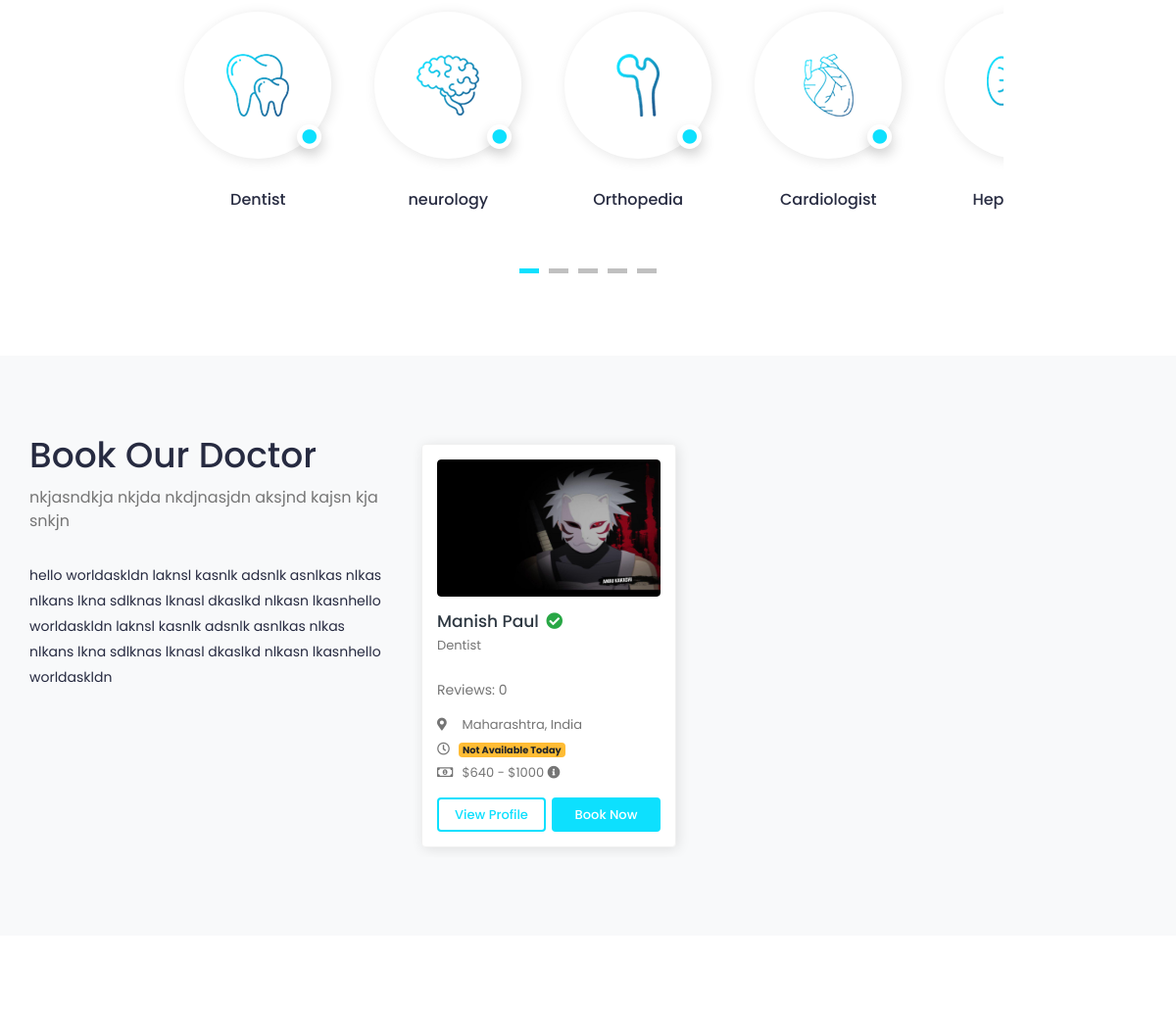
The app's page / (middle part), older data.
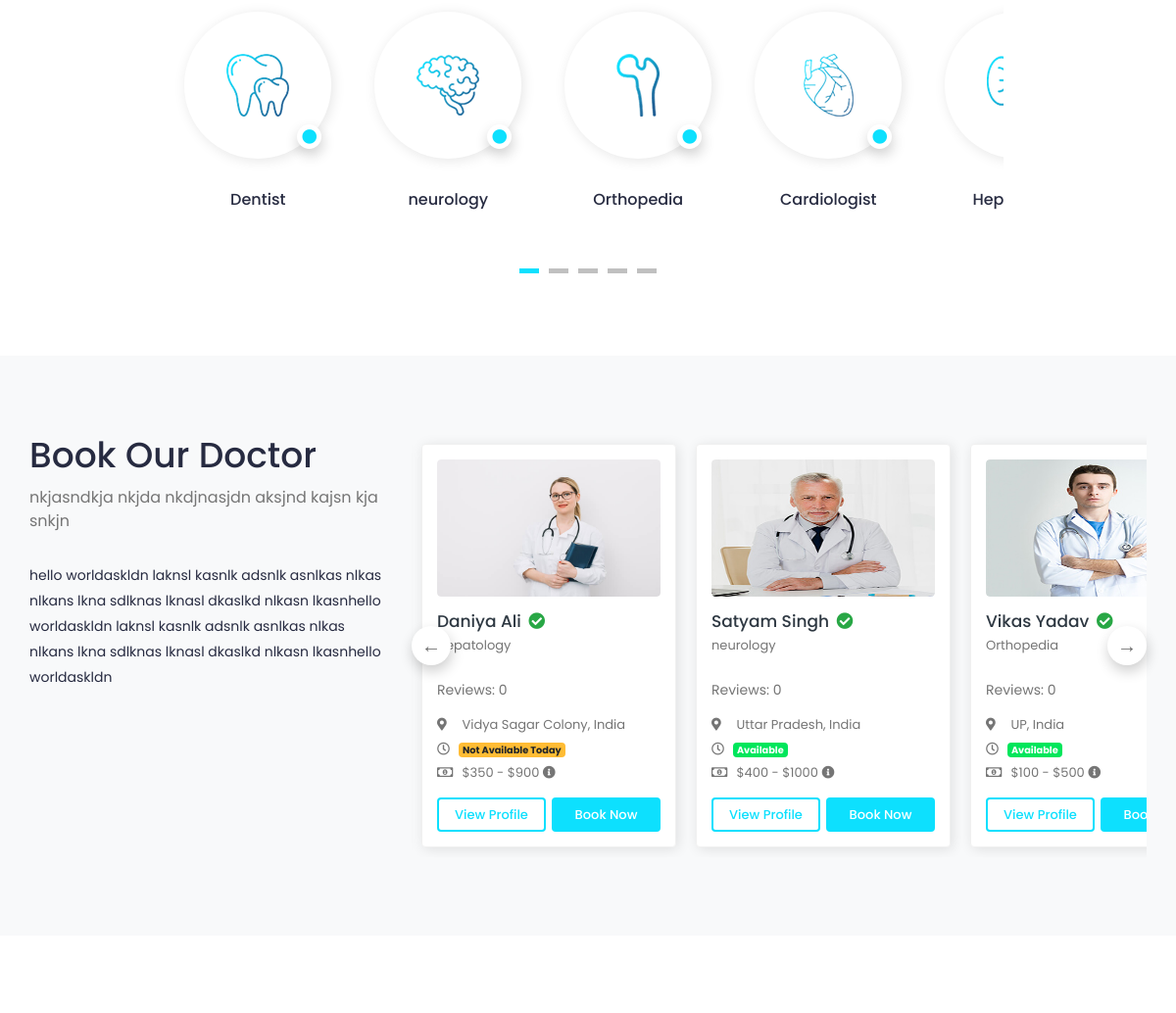
The same page, newer data.
### home/models.py (models this page shows, shortened)
class Speciality(models.Model):
    image = models.ImageField(
        upload_to="branch/", default="speciality/specialities-01.png"
    )
    name = models.CharField(max_length=30)
    slug = AutoSlugField(populate_from="name", unique=True, null=True, default=None)
    def __str__(self):
        return self.name

class Doctor(models.Model):
    name = models.CharField(max_length=40)
    city = models.CharField(max_length=40)
    state = models.CharField(max_length=40)
    country = models.CharField(max_length=40)
    price_low = models.IntegerField()
    price_high = models.IntegerField()
    picture = models.ImageField(upload_to="doctor/profile/")
    qualification = models.CharField(max_length=40, null=True, blank=True)
    overview = models.CharField(max_length=700, blank=True, null=True)
    hospital = models.ForeignKey(
        "Hospital",
        on_delete=models.SET_NULL,
        null=True,
        blank=True,
        related_name="doctor",
    )
    speciality = models.ForeignKey(
        "Speciality",
        on_delete=models.SET_NULL,
        related_name="doctors",
        null=True,
        blank=True,
    )
    slug = AutoSlugField(populate_from="name", unique=True, null=True, default=None)
    message_link = models.CharField(max_length=30)
    phone = models.CharField(max_length=13)
    video_link = models.CharField(max_length=30)
    monday = models.CharField(max_length=30, default="closed")
    tuesday = models.CharField(max_length=30, default="closed")
    wednesday = models.CharField(max_length=30, default="closed")
    thursday = models.CharField(max_length=30, default="closed")
    friday = models.CharField(max_length=30, default="closed")
    saturday = models.CharField(max_length=30, default="closed")
    sunday = models.CharField(max_length=30, default="closed")

### home/views.py (the view)
# urls.py: 2. Add a URL to urlpatterns:  path('', views.home, name='home')
def home(request):
    days = [
        "monday",
        "tuesday",
        "wednesday",
        "thursday",
        "friday",
        "saturday",
        "sunday",
    ]
    day = days[datetime.now().weekday()]
    return render(
        request,
        "home/index.html",
        {
            "detail": SiteDetail.objects.last(),
            "specialities": Speciality.objects.all(),
            "hospitals": Hospital.objects.all().order_by("-id"),
            "doctors": Doctor.objects.raw(
                f"SELECT *, {day}!='closed' AS available FROM home_doctor ORDER BY id DESC"
            ),
        },
    )

### templates/home/index.html (shortened to what this page needs)
{% extends "base.html" %} {% block body %}
{% load static %}
<section class="section section-specialities">
	<div class="container-fluid">
		<div class="row justify-content-center">
			<div class="col-md-9">
				<div class="specialities-slider slider">
					{% for spc in specialities %}
					<div class="speicality-item text-center">
						<div class="speicality-img">
							<a href="{% url 'home:doctor-list' %}?keyword={{spc.name}}">
							<img src="{{spc.image.url}}" class="img-fluid" alt="Speciality">
							<span><i class="fa fa-circle" aria-hidden="true"></i></span>
							</a>
						</div>
						<p>{{spc.name}}</p>
					</div>
					{% endfor %}
				</div>
			</div>
		</div>
	</div>
</section>
<section class="section section-doctor">
	<div class="container-fluid">
		<div class="row">
			<div class="col-lg-4">
				<div class="section-header ">
					<h2>Book Our Doctor</h2>
					<p>{{detail.description_header}}</p>
				</div>
				<div class="about-content">
					<p>{{detail.description}}</p>
				</div>
			</div>
			<div class="col-lg-8">
				<div class="doctor-slider slider">
					{% for doctor in doctors %}
					<div class="profile-widget">
						<div class="doc-img">
							<a href="{% url 'home:doctor-profile' slug=doctor.slug %}">
								<img style="height:140px;" class="img-fluid" alt="User Image" src="{{doctor.picture.url}}">
							</a>
						</div>
						<div class="pro-content">
							<h3 class="title">
								<a href="{% url 'home:doctor-profile' slug=doctor.slug %}">{{doctor.name}}</a>
								<i class="fas fa-check-circle verified"></i>
							</h3>
							<p class="speciality">{{doctor.speciality}}</p>
							<div class="rating">
								<span class="d-inline-block average-rating">Reviews: {{doctor.review.all|length}}</span>
							</div>
							<ul class="available-info">
								<li>
									<i class="fas fa-map-marker-alt"></i> {{doctor.state}}, {{doctor.country}}
								</li>
								<li>
									<i class="far fa-clock"></i>{% if doctor.available %}<span class="badge badge-success">Available {% else %}<span class="badge badge-warning"> Not Available Today{% endif %}</span>
								</li>
								<li>
									<i class="far fa-money-bill-alt"></i> ${{doctor.price_low}} - ${{doctor.price_high}}
									<i class="fas fa-info-circle" data-toggle="tooltip" title="Lorem Ipsum"></i>
								</li>
							</ul>
							<div class="row row-sm">
								<div class="col-6">
									<a href="{% url 'home:doctor-profile' slug=doctor.slug %}" class="btn view-btn">View Profile</a>
								</div>
								<div class="col-6">
									<a href="" class="btn book-btn">Book Now</a>
								</div>
							</div>
						</div>
					</div>
					{% endfor %}
				</div>
			</div>
		</div>
	</div>
</section>
<section class="section section-features">
</section>
{% endblock body %}

Row changes from the older to the newer data that the page shows:
no longer on this page (row unchanged): Doctor: picture (picture), name "Manish Paul", speciality "Dentist", review.all|length "0", state "Maharashtra", country "India", shows "Not Available Today", price_low "640", price_high "1000"
added Doctor: picture (picture), name "Daniya Ali", speciality "Hepatology", review.all|length "0", state "Vidya Sagar Colony", country "India", shows "Not Available Today", price_low "350", price_high "900"
added Doctor: picture (picture), name "Satyam Singh", speciality "neurology", review.all|length "0", state "Uttar Pradesh", country "India", shows "Available", price_low "400", price_high "1000"
added Doctor: picture (picture), name "Vikas Yadav", speciality "Orthopedia", review.all|length "0", state "UP", country "India", shows "Available", price_low "100", price_high "500"
